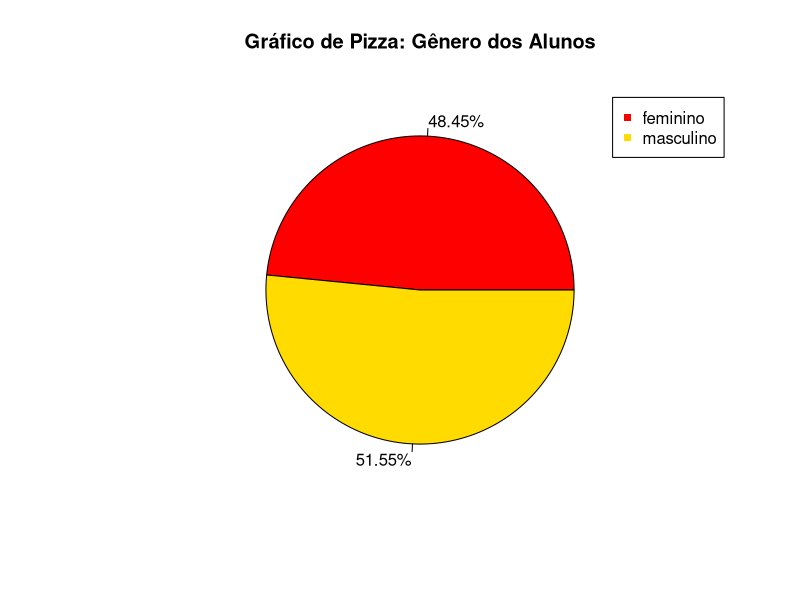
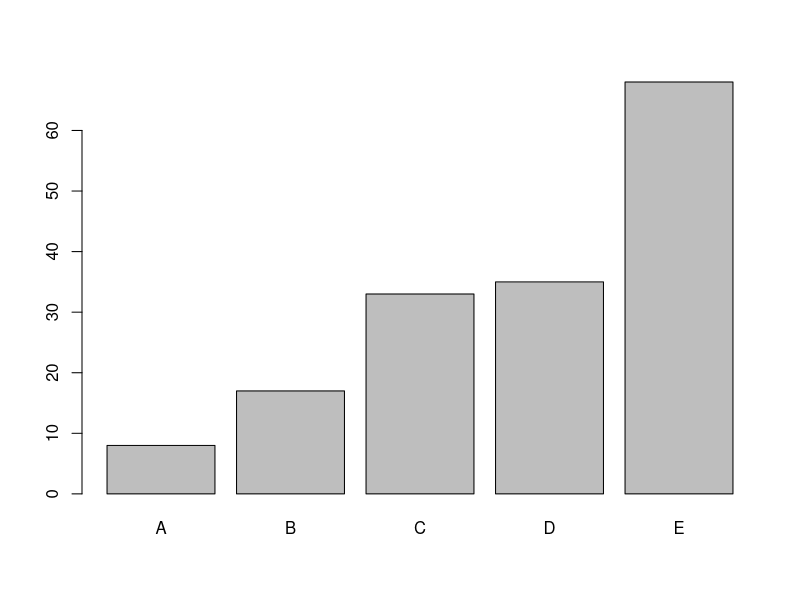
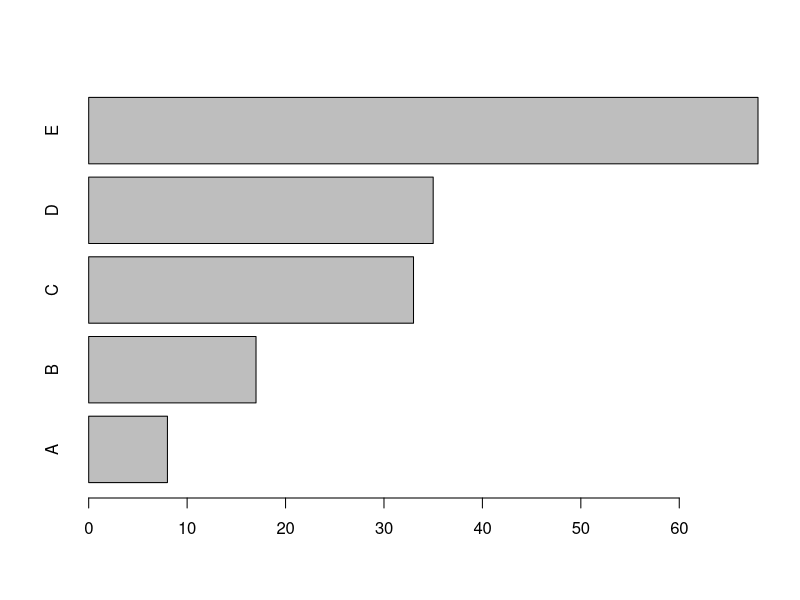
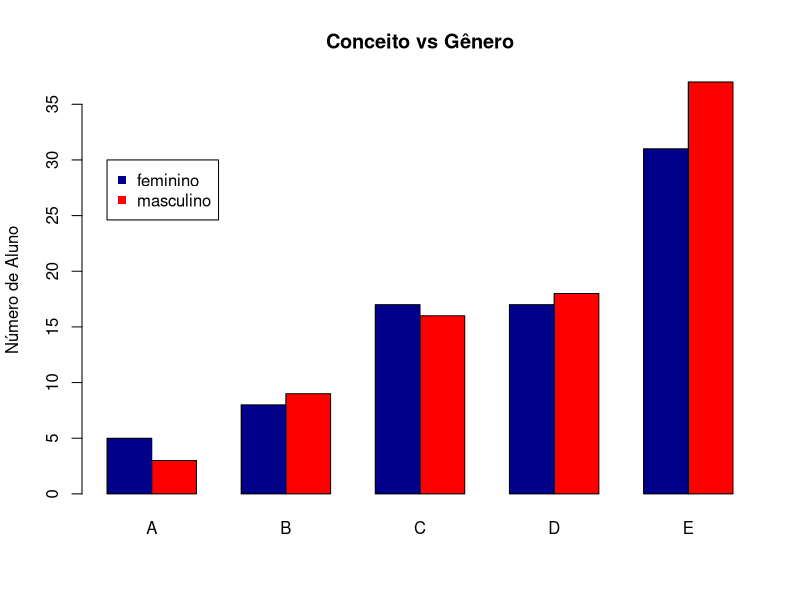
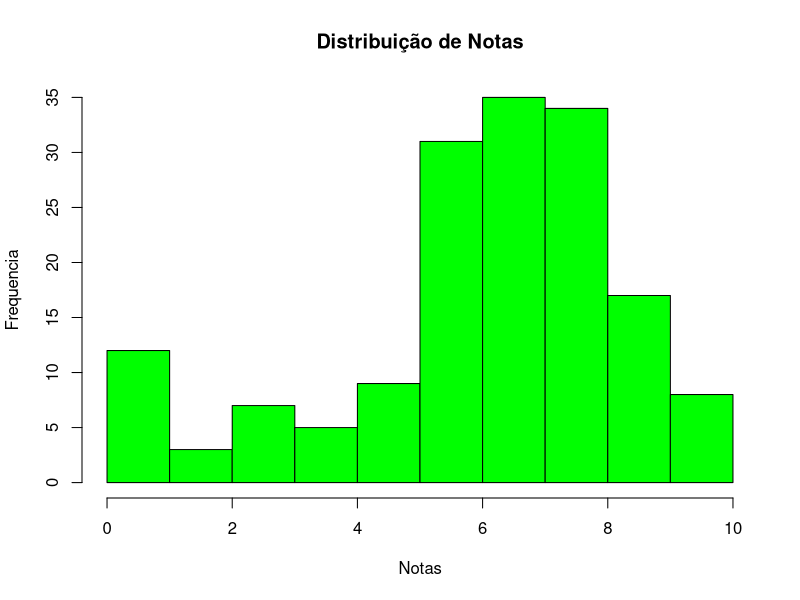
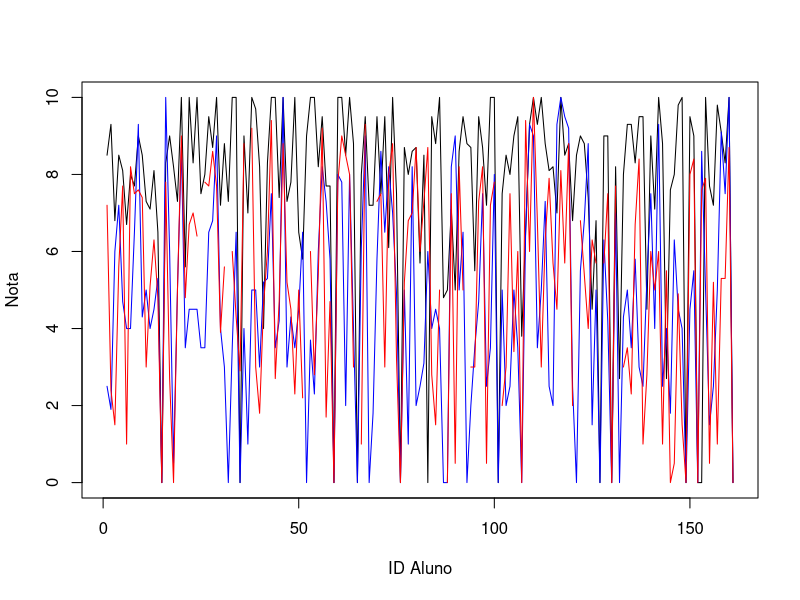
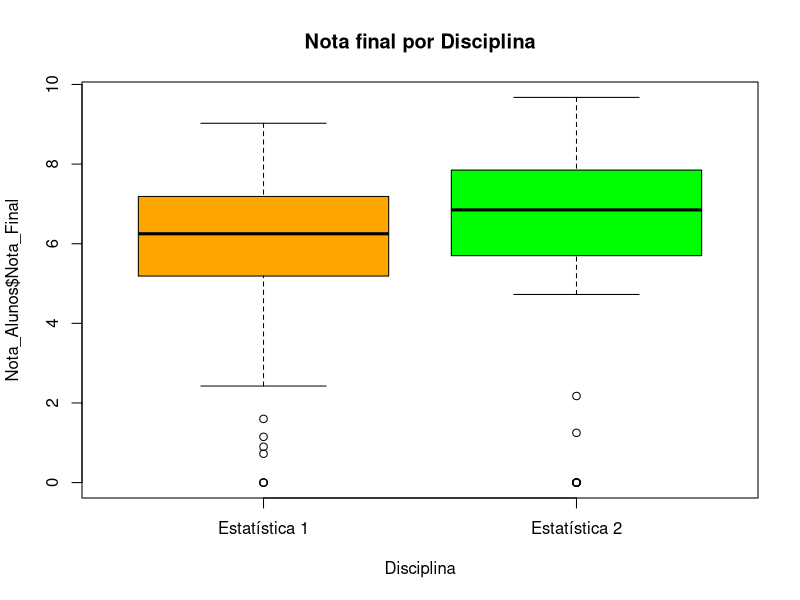

Generate these figures, in order, with R:
#-----Tabela de Frequencia para Gênero-----#
library(readxl)
Nota_Alunos <- read_excel("Nota de Alunos - Parte 1.xlsx")
freq_genero <- table(Nota_Alunos$Genero)
freq_genero
prop_genero <- prop.table(freq_genero)
perc_genero <- round(prop_genero*100, digits = 2)
coluna_freq <- c(freq_genero, sum(freq_genero))
coluna_perc <- c(perc_genero, sum(perc_genero))
names(coluna_freq)[length(coluna_freq)] <- "Total"
tabela_freq <- cbind(coluna_freq, coluna_perc)
tabela_freq

#-----Tabela de Frequencia para Conceito-----#
freq_conceito <- table(Nota_Alunos$Conceito)
freq_conceito
prop_conceito <- prop.table(freq_conceito)
perc_conceito <- round(prop_conceito*100, digits = 2)
coluna_freq <- c(freq_conceito, sum(freq_conceito))
coluna_perc <- c(perc_conceito, sum(perc_conceito))
names(coluna_freq)[length(coluna_freq)]<-"Total"
tabela_freq <- cbind(coluna_freq, coluna_perc)
tabela_freq

#-----Tabela de Frequencia para Nota final-----#
intervalos <- cut(Nota_Alunos$Nota_Final, breaks =0:10, right = F)
freq_notas <- table(intervalos)
freq_notas
prop_notas <- prop.table(freq_notas)
perc_notas <- round(prop_notas*100, digits = 2)
coluna_freq <- c(freq_notas, sum(freq_notas))
coluna_perc <- c(perc_notas, sum(perc_notas))
names(coluna_freq)[length(coluna_freq)] <- "Total"
tabela_freq <- cbind(coluna_freq, coluna_perc)
tabela_freq

#-----Gráfico de Pizza-----#
rotulos <- paste(perc_genero, "%", sep="")
pie(freq_genero,main="Gráfico de Pizza: Gênero dos Alunos", 
    labels= rotulos, col = rainbow(7))
legend(1,1,names(freq_genero), col= rainbow(7), pch = 15)

#-----Gráfico de Barras ou Colunas-----#
barplot(freq_conceito)
barplot(freq_conceito, horiz = T)
freq_cruzada <- table(Nota_Alunos$Genero, Nota_Alunos$Conceito)
#freq_cruzada
barplot(freq_cruzada, beside = T, main = "Conceito vs Gênero", 
        ylab = "Número de Aluno", col = c("darkblue", "red"))
legend(1, 30, rownames(freq_cruzada), col = c("darkblue", "red"), pch = 15)

#-----Histograma para Nota Final-----#
hist(Nota_Alunos$Nota_Final, breaks = 0:10, right = F, col = "green",
     xlab = "Notas", ylab = "Frequencia", main = "Distribuição de Notas")

#-----Gráfico de séries-----#
plot(Nota_Alunos$Prova_1, type = "l", xlab = "ID Aluno", ylab = "Nota")
lines(Nota_Alunos$Prova_2, col = "blue")
lines(Nota_Alunos$Prova_3, col = "red")

#-----Gráfico de Caixa-----#
boxplot(Nota_Alunos$Nota_Final ~ Nota_Alunos$Disciplina,
        main = "Nota final por Disciplina",
        xlab = "Disciplina", col = c("orange", "green"))

#-----Medidas de tendencia Central-----#
#-----Media Aritmetica-----#
media1<-mean(Nota_Alunos$Prova_1)
media1
media2<-mean(Nota_Alunos$Prova_2)
media2
media3<-mean(Nota_Alunos$Prova_3)
# Existe um valor nulo na coluna, esse resultado dessa forma vem NA
media3 
# na.rm=TRUE faz o Na ser desconsiderado no calculo da média
media3<-mean(Nota_Alunos$Prova_3, na.rm=TRUE)
media3
mediatotal<-mean(media1, media2, media3)
mediatotal

#-----Mediana-----#
median(Nota_Alunos$Prova_1)
median(Nota_Alunos$Prova_2)
median(Nota_Alunos$Prova_3, na.rm=TRUE)
